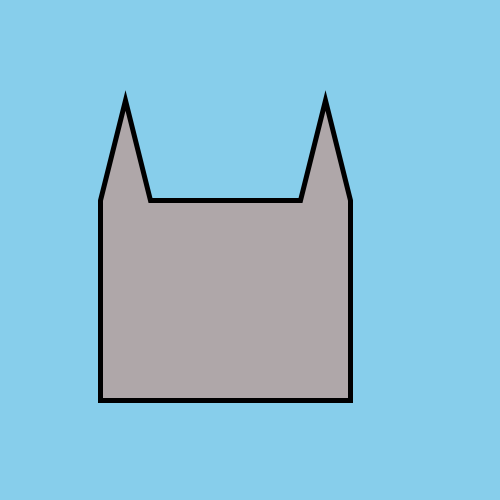
Frame 1 (no input)
Frame 60 (the mouse pressed at the canvas centre just before this capture): identical to frame 1, image omitted
Frame 120 (the mouse held since frame 60 and released just before this capture): identical to frame 1, image omitted

The Processing sketch that drew this single still picture (run headless with seeded random() and noise(); from frame 60 on, the mouse is pressed at the canvas centre):

// Processing sketch: shape_tool_practice
// ── shape_tool_practice.pde

int x = 50;

void setup() {
  size(500, 500);
  background(#87CEEB);
  strokeWeight(5);
  stroke(000);
  fill(175, 167, 169);



  beginShape();

  vertex(50 + x, 400);
  vertex(50+ x, 200);
  vertex(75+ x, 100);
  vertex(100+ x, 200);
  vertex(250+ x, 200);
  vertex(275+ x, 100);
  vertex(300+ x, 200);
  vertex(300+ x, 400);
  vertex(250+ x, 400);
  vertex(125+ x, 400);
  vertex(125+ x, 400);

  endShape(CLOSE);
}

void draw() {
}

void mousePressed() {
  println(mouseX, mouseY);
  strokeWeight(6);
  point(mouseX, mouseY);
}
